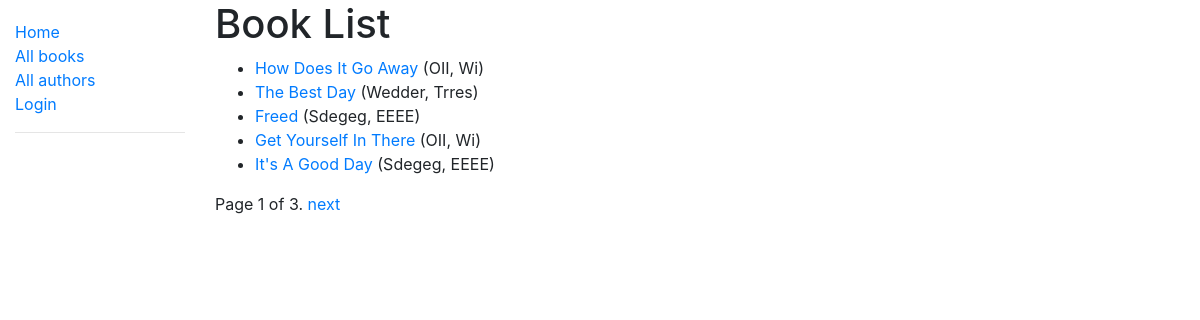
/catalog/books/, run on the app's committed database.
### catalog/models.py (models this page shows, shortened)
class Book(models.Model):
    title = models.CharField(max_length=200)
    author = models.ForeignKey('Author', on_delete=models.SET_NULL, null=True)
    summary = models.TextField(max_length=1000, help_text='Enter a brief description of the book')
    isbn = models.CharField('ISBN', max_length=13, help_text='13 Character <a href="https://www.isbn-international.org/content/what-isbn">ISBN number</a>')
    genre = models.ManyToManyField(Genre, help_text='Select a genre for this book')
    language = models.ForeignKey('Language', on_delete=models.SET_NULL, null=True)
    def get_absolute_url(self):
        return reverse('book-detail', args=[str(self.id)])
    def display_genre(self):
        """Create a string for the Genre. This is required to display genre in Admin."""
        return ', '.join(genre.name for genre in self.genre.all()[:3])
    display_genre.short_description = 'Genre'

class Author(models.Model):
    first_name = models.CharField(max_length=100)
    last_name = models.CharField(max_length=100)
    date_of_birth = models.DateField(null=True, blank=True)
    date_of_death = models.DateField('Died', null=True, blank=True)
    class Meta:
        ordering = ['last_name', 'first_name']
    def __str__(self):
        return f'{self.last_name}, {self.first_name}'
    '''
    # the following two functions can be used to validate the birth date
    def clean(self):
        if self.date_of_death < self.date_of_birth:
            raise ValidationError(_('death date %(death)s is before birth date%(birth)s'),
                params={'death': self.date_of_death, 'birth': self.date_of_birth})

    def save(self, *args, **kwargs):
        self.full_clean()
        return super(Author, self).save(*args, **kwargs)
    '''

### catalog/views.py (the view)
# urls.py: path('books/', views.BookListView.as_view(), name='books'),
class BookListView(generic.ListView):
    model = Book
    paginate_by = 5

### catalog/templates/catalog/book_list.html
{% extends "base_generic.html" %}
{% block content %}
  <h1>Book List</h1>
  {% if book_list %}
  <ul>
    {% for book in book_list %}
      <li>
        <a href="{{ book.get_absolute_url }}">{{ book.title }}</a> ({{book.author}})
      </li>
    {% endfor %}
  </ul>
  {% else %}
    <p>There are no books in the library.</p>
  {% endif %}
{% endblock %}

### data on the page
Book: title "How Does It Go Away", author "OII, Wi"
Book: title "The Best Day", author "Wedder, Trres"
Book: title "Freed", author "Sdegeg, EEEE"
Book: title "Get Yourself In There", author "OII, Wi"
Book: title "It's A Good Day", author "Sdegeg, EEEE"

### other printed values
{{ page_obj.number }} "1"
{{ page_obj.paginator.num_pages }} "3"
